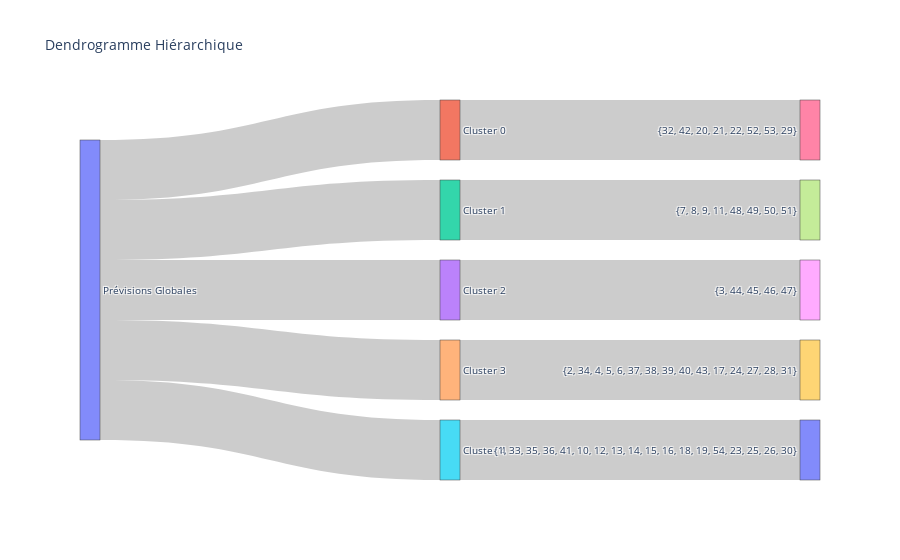

Notebook cell for this chart:
### Code cell
# --clusters--
nodes = ["Prévisions Globales", "Cluster 0", "Cluster 1", "Cluster 2", "Cluster 3", "Cluster 4",
         "{32, 42, 20, 21, 22, 52, 53, 29}", "{7, 8, 9, 11, 48, 49, 50, 51}",
         "{3, 44, 45, 46, 47}", "{2, 34, 4, 5, 6, 37, 38, 39, 40, 43, 17, 24, 27, 28, 31}",
         "{1, 33, 35, 36, 41, 10, 12, 13, 14, 15, 16, 18, 19, 54, 23, 25, 26, 30}"]

source = [0, 0, 0, 0, 0, 1, 2, 3, 4, 5]
target = [1, 2, 3, 4, 5, 6, 7, 8, 9, 10]

# --dendrogramme pour visualiser l'approche--
fig = go.Figure(go.Sankey(node=dict(label=nodes), link=dict(source=source, target=target, value=[1]*10)))
fig.update_layout(title_text="Dendrogramme Hiérarchique", font_size=10)
fig.show()

### Figure 1 — Plotly figure (JSON) as saved in the notebook; plotly's stock layout.template omitted (floating-point values rounded to 4 significant figures)
{"data": [{"link": {"source": [0, 0, 0, 0, 0, 1, 2, 3, 4, 5], "target": [1, 2, 3, 4, 5, 6, 7, 8, 9, 10], "value": [1, 1, 1, 1, 1, 1, 1, 1, 1, 1]}, "node": {"label": ["Prévisions Globales", "Cluster 0", "Cluster 1", "Cluster 2", "Cluster 3", "Cluster 4", "{32, 42, 20, 21, 22, 52, 53, 29}", "{7, 8, 9, 11, 48, 49, 50, 51}", "{3, 44, 45, 46, 47}", "{2, 34, 4, 5, 6, 37, 38, 39, 40, 43, 17, 24, 27, 28, 31}", "{1, 33, 35, 36, 41, 10, 12, 13, 14, 15, 16, 18, 19, 54, 23, 25, 26, 30}"]}, "type": "sankey"}], "layout": {"font": {"size": 10}, "title": {"text": "Dendrogramme Hiérarchique"}}}
